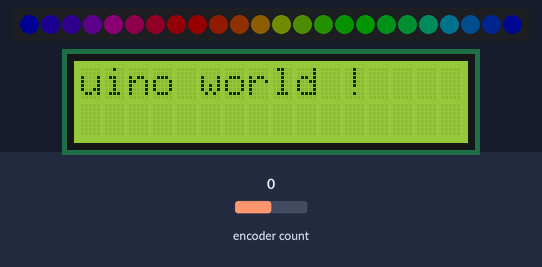
Bench run of a sketch on a simulated Arduino Nano, built with avr-gcc and run on an emulated ATmega328P. Shown: 24 RGB LEDs in strip order, left to right, 16×2 character LCD. The test bench sets the inputs (shaded band); at power-on: encoder count 0. Dim RGB values are drawn brighter than linear; what the sketch prints to the serial monitor is not drawn.

Above: at 6.2 s.
6.3 s: encoder count set to 1
At 6.54 s:
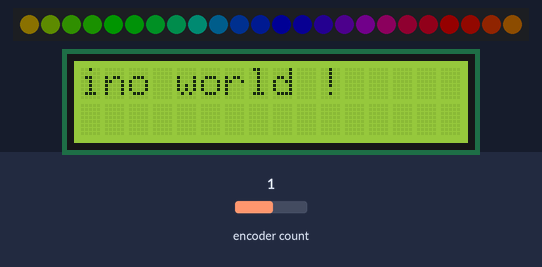
At 8.35 s:
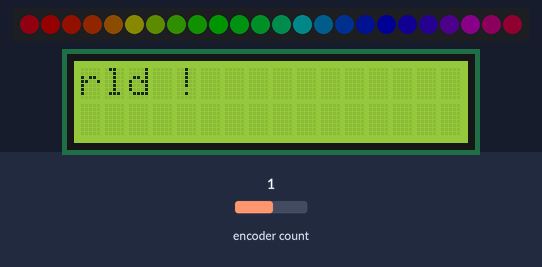
Timing chart, 0 to 9.8 s (numbered marks = the images above; inputs shaded):
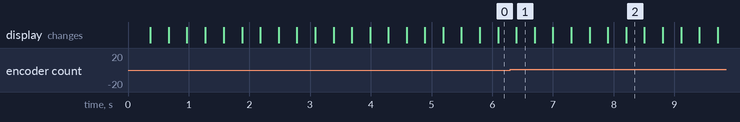

The sketch:

iron-arduino.ino
```cpp
#include <math.h>
#include <Adafruit_NeoPixel.h>

#define ENCODER_DO_NOT_USE_INTERRUPTS // in case of Arduino NANO for example (without interrupt)
#include <Encoder.h>

// Parameter 1 = number of pixels in strip
// Parameter 2 = Arduino pin number (most are valid)
// Parameter 3 = pixel type flags, add together as needed:
//   NEO_KHZ800  800 KHz bitstream (most NeoPixel products w/WS2812 LEDs)
//   NEO_KHZ400  400 KHz (classic 'v1' (not v2) FLORA pixels, WS2811 drivers)
//   NEO_GRB     Pixels are wired for GRB bitstream (most NeoPixel products)
//   NEO_RGB     Pixels are wired for RGB bitstream (v1 FLORA pixels, not v2)
#define PIN 6
#define NUMPIXELS   24
Adafruit_NeoPixel strip = Adafruit_NeoPixel(NUMPIXELS, PIN, NEO_GRB + NEO_KHZ800);

// Limits of brightness
#define MIN_ALPHA 20
#define MAX_ALPHA 100

uint8_t rgb[3];

// Encoder management
Encoder myEnc(2, 3);
long oldPosition  = -999;

int decallage = 0;
void setup() {
    Serial.begin(9600);
    Serial.println("Basic Encoder Test:");

    strip.begin();
    strip.show(); // Initialize all pixels to 'off'

    strip.setBrightness(MIN_ALPHA);
    lcd_setup();

}

void loop() {
    lcd_decale(0);
    decallage+=(20+10*getSpeedCycleValue());
    decallage%=255*24; //sinon il y a un léger dépassement…
    /*long newPosition = myEnc.read();
    if (newPosition != oldPosition)
    {
        oldPosition = newPosition;
        Serial.println(newPosition);

        ColorWheel(newPosition, rgb);
    }

    breath(6);*/
    ArcEnCiel(decallage);
    //breath(10);

}

int cycleSpeed = 0;
const int cycleSpeedLength = 8;
float getSpeedCycleValue() {
    float breathDivisor = 8*cycleSpeedLength;
    return sin(cycleSpeed++/breathDivisor);
}
```

color.ino
```cpp
int cycle = 0;
float alpha; // Current value of the pixels
void breath(uint16_t breathLength) // cycle in second
{
    float breathDivisor = 8*breathLength;
    alpha = 0.5 + 0.5*sin(cycle++/breathDivisor);

    strip.setBrightness(MIN_ALPHA + (MAX_ALPHA-MIN_ALPHA)*alpha);
    strip.show();
}


// Fill the dots one after the other with a color
void colorWipe(uint32_t c) {
    for(uint16_t i=0; i<strip.numPixels(); i++)
        strip.setPixelColor(i, c);

    strip.show();
}

void ArcEnCiel(int decalage_octet) {
    for(uint16_t i=0; i<strip.numPixels(); i++) {
        int position = (255*i + decalage_octet)/NUMPIXELS;
        ColorWheel(position, rgb);
        strip.setPixelColor(i, strip.Color(rgb[0],rgb[1],rgb[2]));
    }
    strip.show();
}


int scaleValueToByte(int value, int max) {
    return (255*value)/max;
}

uint32_t PackColor(uint8_t r, uint8_t g, uint8_t b) {
    return ((uint32_t)r << 16) | ((uint32_t)g <<  8) | b;
}

// Input a value 0 to 255 to get a color value.
// The colours are a transition r - g - b - back to r.
void ColorWheel(int WheelPos, uint8_t rgb[3]) {
    // Un calcul un peu bizarre pour toujours avoir une valeur positive
    // (-1 redonne 254, c'est pratique pour aller en arrière)
    WheelPos = (WheelPos % 255 + 255) % 255;
    WheelPos = 255 - WheelPos;
    if(WheelPos < 85) {
        rgb[0] = 255 - WheelPos * 3;
        rgb[1] = 0;
        rgb[2] = WheelPos * 3;
    }
    else if(WheelPos < 170) {
        WheelPos -= 85;

        rgb[0] = 0;
        rgb[1] = WheelPos * 3;
        rgb[2] = 255 - WheelPos * 3;
    } else {
        WheelPos -= 170;

        rgb[0] = WheelPos * 3;
        rgb[1] = 255 - WheelPos * 3;
        rgb[2] = 0;
    }
}
```

lcd.ino
```cpp
#include <LiquidCrystal.h>

// initialize the library with the numbers of the interface pins

#define PIN_LCD_RS      12
#define PIN_LCD_ENABLE  11
#define PIN_LCD_D4      5
#define PIN_LCD_D5      4
#define PIN_LCD_D6      3
#define PIN_LCD_D7      2

LiquidCrystal lcd(
  PIN_LCD_RS,
  PIN_LCD_ENABLE,
  PIN_LCD_D4,
  PIN_LCD_D5,
  PIN_LCD_D6,
  PIN_LCD_D7
);


char* texte_lines[2];
int   texte_sizes[2] = {0,0};
int   texte_decal[2] = {0,0};

int delai_decalage = 100;  // Bigger is slower
int delai_decalage_now = 0;  // Bigger is slower

void lcd_setup() {
  // set up the LCD's number of columns and rows:
  lcd.begin(16, 2);
  lcd_setText(0,"Hello, wonderful arduino world ! ");
}

void lcd_setText(int line, char* message) {
  texte_lines[line] = message;
  texte_sizes[line] = strlen(message);
  texte_decal[line] = 0;
}

void lcd_decale(int line) {
    if (delai_decalage_now++ == delai_decalage) {
        delai_decalage_now = 0;
        texte_decal[line]++;
        if (texte_decal[line] == texte_sizes[line]) {
          texte_decal[line] = 0;
        }

        lcd.setCursor(0,line);
        lcd.print(texte_lines[line]+ texte_decal[line]);

    }
}
```
